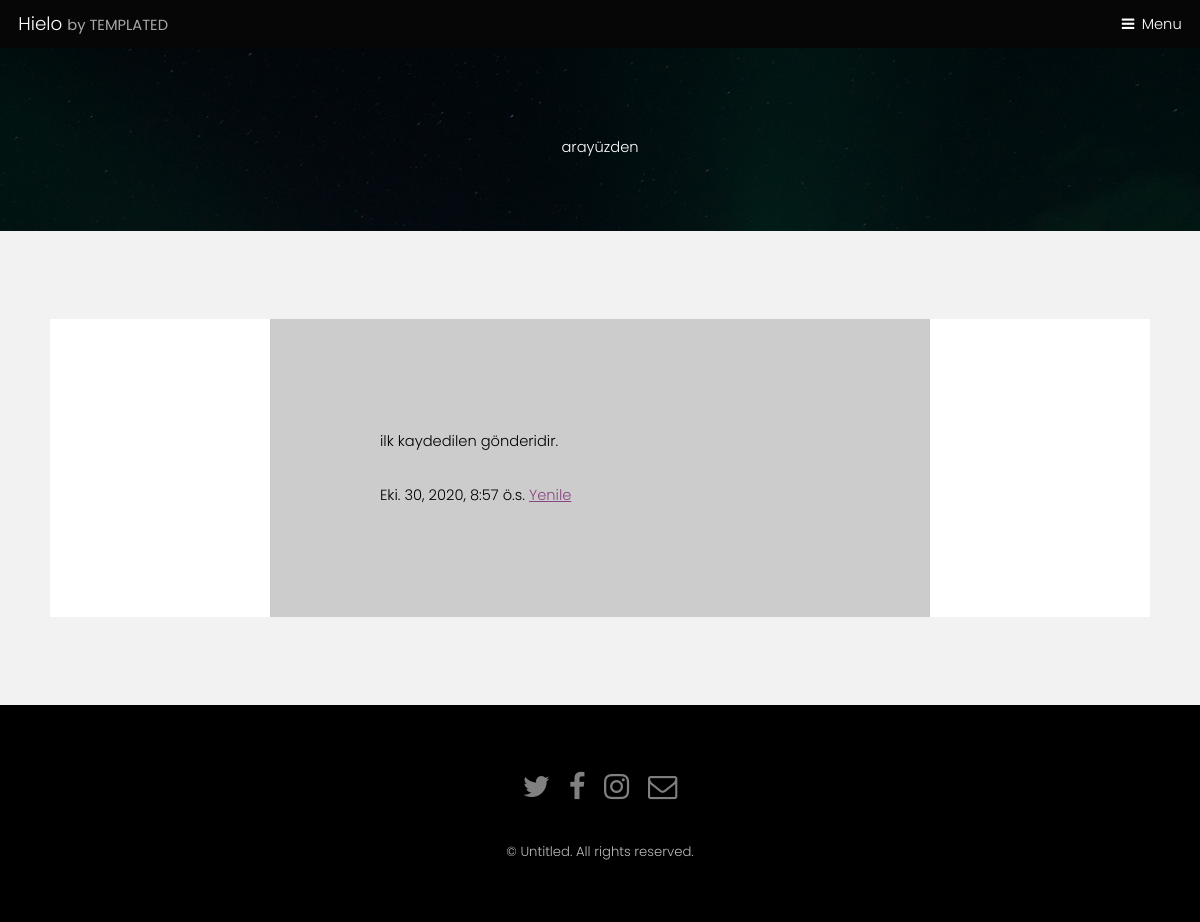
Screenshot of /blog/detay/7 with the database file from the repository.
### blog/models.py (models this page shows, shortened)
class GonderiModel(models.Model):
    yazar = models.ForeignKey("auth.User",on_delete=models.CASCADE)
    baslik = models.CharField(max_length=200,verbose_name="Başlık")
    yazi = models.TextField(verbose_name="Blog Metni")
    olus_zaman = models.DateTimeField(default=timezone.now,verbose_name="Oluşturma Zamanı")
    yayim_zaman = models.DateTimeField(blank=True,null=True,verbose_name="Yayımlanma Zamanı")
    resim = models.ImageField(upload_to="resimler/",default="0")

### blog/views.py (the view)
# urls.py: path('detay/<int:pk>',views.gonderiDetay,name="gonderiDetay"),
def gonderiDetay(request,pk):
    gonderi = get_object_or_404(GonderiModel,pk=pk)
    return render(request,"blog/gonderidetay.html",{"gonderi":gonderi})

### templates/blog/gonderidetay.html (shortened to what this page needs)
{% extends '../generic.html' %}
{% block header %}
						<h1> {{gonderi.baslik}}</h1>
						{% endblock %}
	{% block content %}
    <span style="color:#000">
<p> {{gonderi.yazi}}</p>
{{gonderi.olus_zaman}}
</span>
<a href="{% url 'gonderListe' %}"> Yenile </a>
<br>
{% endblock %}

### static/assets/css/main.css (style rules this page uses)
html, body, div, span, applet, object, iframe, h1, h2, h3, h4, h5, h6, p, blockquote, pre, a, abbr, acronym, address, big, cite, code, del, dfn, em, img, ins, kbd, q, s, samp, small, strike, strong, sub, sup, tt, var, b, u, i, center, dl, dt, dd, ol, ul, li, fieldset, form, label, legend, table, caption, tbody, tfoot, thead, tr, th, td, article, aside, canvas, details, embed, figure, figcaption, footer, header, hgroup, menu, nav, output, ruby, section, summary, time, mark, audio, video { margin: 0; padding: 0; border: 0; font-size: 100%; font: inherit; vertical-align: baseline; }
body { line-height: 1; }
body { -webkit-text-size-adjust: none; }
*, *:before, *:after { -moz-box-sizing: border-box; -webkit-box-sizing: border-box; box-sizing: border-box; }
body { -ms-overflow-style: scrollbar; }
body { background: #fff; }
html { font-size: 13pt; }
@media screen and (max-width: 1680px) { html { font-size: 11pt; } }
@media screen and (max-width: 1280px) { html { font-size: 11pt; } }
body { background-color: #fff; color: #444; }
body, input, select, textarea { font-family: "Poppins", sans-serif; font-weight: 300; font-size: 1rem; line-height: 1.65; }
a { text-decoration: underline; }
p { margin: 0 0 2rem 0; }
h1, h2, h3, h4, h5, h6 { font-weight: 300; line-height: 1.5; margin: 0 0 1rem 0; }
a { color: #8a4680; }
h1, h2, h3, h4, h5, h6 { color: #555; }
.wrapper.style2 a { color: #8a4680; }
.wrapper.style3 h1, .wrapper.style3 h2, .wrapper.style3 h3, .wrapper.style3 h4, .wrapper.style3 h5, .wrapper.style3 h6 { color: #ffffff; }
body.subpage { padding-top: 3.25em; }

### rows the page displays
GonderiModel: baslik "arayüzden", yazi "ilk kaydedilen gönderidir.", olus_zaman "Eki. 30, 2020, 8:57 ö.s."
